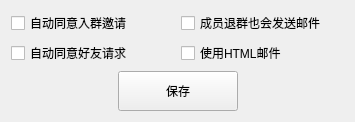
<?xml version="1.0" encoding="UTF-8"?>
<ui version="4.0">
 <class>WOther</class>
 <widget class="QWidget" name="WOther">
  <property name="geometry">
   <rect>
    <x>0</x>
    <y>0</y>
    <width>355</width>
    <height>118</height>
   </rect>
  </property>
  <property name="windowTitle">
   <string>其他设置</string>
  </property>
  <layout class="QVBoxLayout" name="verticalLayout">
   <item>
    <layout class="QGridLayout" name="gridLayout">
     <item row="1" column="1">
      <widget class="QCheckBox" name="check_useHtml">
       <property name="text">
        <string>使用HTML邮件</string>
       </property>
      </widget>
     </item>
     <item row="0" column="0">
      <widget class="QCheckBox" name="check_addGroupInto">
       <property name="text">
        <string>自动同意入群邀请</string>
       </property>
      </widget>
     </item>
     <item row="1" column="0">
      <widget class="QCheckBox" name="check_addFriend">
       <property name="text">
        <string>自动同意好友请求</string>
       </property>
      </widget>
     </item>
     <item row="0" column="1">
      <widget class="QCheckBox" name="check_quitGroupSend">
       <property name="text">
        <string>成员退群也会发送邮件</string>
       </property>
      </widget>
     </item>
    </layout>
   </item>
   <item>
    <layout class="QHBoxLayout" name="horizontalLayout_3">
     <item>
      <spacer name="horizontalSpacer_5">
       <property name="orientation">
        <enum>Qt::Horizontal</enum>
       </property>
       <property name="sizeHint" stdset="0">
        <size>
         <width>40</width>
         <height>20</height>
        </size>
       </property>
      </spacer>
     </item>
     <item>
      <widget class="QPushButton" name="button_save">
       <property name="minimumSize">
        <size>
         <width>120</width>
         <height>40</height>
        </size>
       </property>
       <property name="text">
        <string>保存</string>
       </property>
      </widget>
     </item>
     <item>
      <spacer name="horizontalSpacer_4">
       <property name="orientation">
        <enum>Qt::Horizontal</enum>
       </property>
       <property name="sizeHint" stdset="0">
        <size>
         <width>40</width>
         <height>20</height>
        </size>
       </property>
      </spacer>
     </item>
    </layout>
   </item>
  </layout>
 </widget>
 <layoutdefault spacing="6" margin="11"/>
 <resources/>
 <connections/>
</ui>
